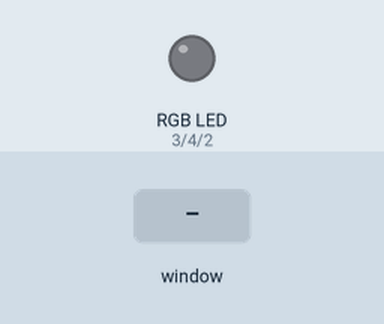
Recording of a program running on a simulated Raspberry Pi (BCM pin numbers). On the bench: an RGB LED mixed from three pins (HIGH = lit). The test bench sets the inputs (shaded band). The desktop window is not drawn, its controls go by their first labels and the mouse button is held 0.15 s. At 8.8 s the program stops and its outputs stay as they are.

Above: at 1.2 s.
1.3 s: control labelled "Blue Led On" in the window clicked
At 2.0 s:
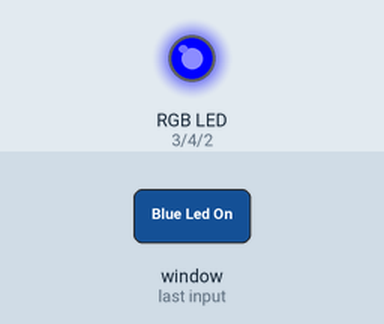
2.8 s: control labelled "Red Led On" in the window clicked
At 3.1 s:
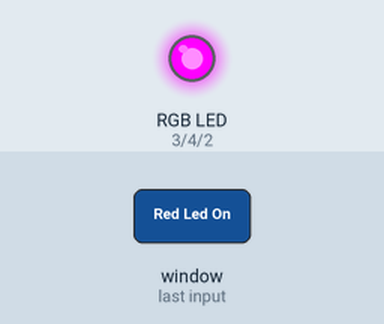
4.3 s: control labelled "Green Led On" in the window clicked
At 5.5 s:
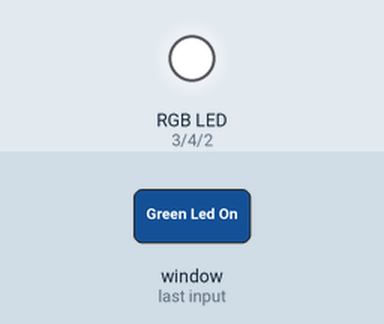
5.8 s: control labelled "Blue Led On" in the window clicked
At 6.6 s:
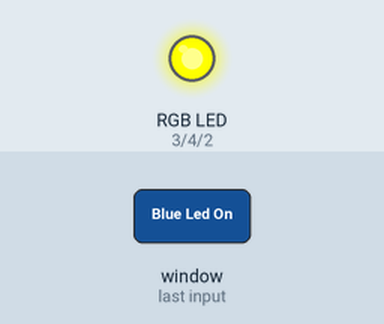
7.3 s: control labelled "Red Led On" in the window clicked
At 7.8 s:
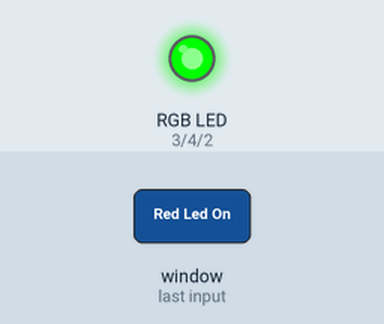
8.8 s: control labelled "Exit" in the window clicked
At 10.0 s:
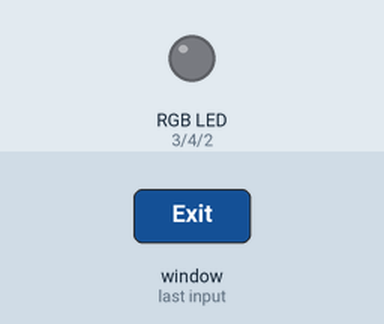
Timing chart, 0 to 10.3 s (numbered marks = the images above; inputs shaded):
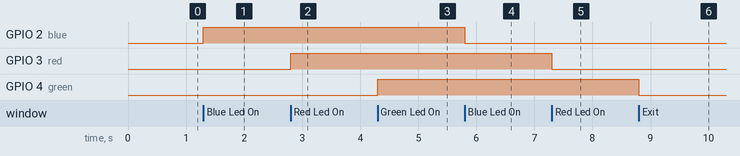

Measured:
- after the input at 1.3 s, GPIO 2 (blue): LOW → HIGH at once
- after the input at 2.8 s, GPIO 3 (red): LOW → HIGH at once
- after the input at 4.3 s, GPIO 4 (green): LOW → HIGH at once
- after the input at 5.8 s, GPIO 2 (blue): HIGH → LOW at once
- after the input at 7.3 s, GPIO 3 (red): HIGH → LOW at once
- after the input at 8.8 s, GPIO 4 (green): HIGH → LOW at once

The program:

RGBGUI.py
```python
import RPi.GPIO as GPIO
from tkinter import *
import tkinter.font

blue = 2
red = 3
green = 4
blueState = False
redState = False
greenState = False

GPIO.setmode(GPIO.BCM)
GPIO.setup(blue, GPIO.OUT)
GPIO.output(blue, GPIO.LOW)
GPIO.setup(red, GPIO.OUT)
GPIO.output(red, GPIO.LOW)
GPIO.setup(green, GPIO.OUT)
GPIO.output(green, GPIO.LOW)

window = Tk()
window.title("LED Toggler")
myFont = tkinter.font.Font(family = "Helvetica", size = 12, weight = "bold")

def toggleBlue():
    global blueState
    global blueButton
    GPIO.output(blue, GPIO.LOW if blueState else GPIO.HIGH)
    blueButton["text"] = blueButton["text"].rsplit(' ', 1)[0] + (" On" if blueState else " Off")
    blueState = not blueState

def toggleRed():
    global redState
    global redButton
    GPIO.output(red, GPIO.LOW if redState else GPIO.HIGH)
    redButton["text"] = redButton["text"].rsplit(' ', 1)[0] + (" On" if redState else " Off")
    redState = not redState

def toggleGreen():
    global greenState
    global greenButton
    GPIO.output(green, GPIO.LOW if greenState else GPIO.HIGH)
    greenButton["text"] = greenButton["text"].rsplit(' ', 1)[0] + (" On" if greenState else " Off")
    greenState = not greenState

def close():
    GPIO.cleanup()
    window.destroy()


blueButton = Button(window, text = "Blue Led On", font = myFont, command = toggleBlue, bg = "blue", height = 1, width = 24)
blueButton.grid(row = 0, column = 0)

redButton = Button(window, text = "Red Led On", font = myFont, command = toggleRed, bg = "red", height = 1, width = 24)
redButton.grid(row = 1, column = 0)

greenButton = Button(window, text = "Green Led On", font = myFont, command = toggleGreen, bg = "green", height = 1, width = 24)
greenButton.grid(row = 2, column = 0)

exitButton = Button(window, text = "Exit", font = myFont, command = close, bg = "yellow", height = 1, width = 12)
exitButton.grid(row = 3, column = 0)

window.protocol("WM_DELETE_WINDOW", close)

window.mainloop()
```
